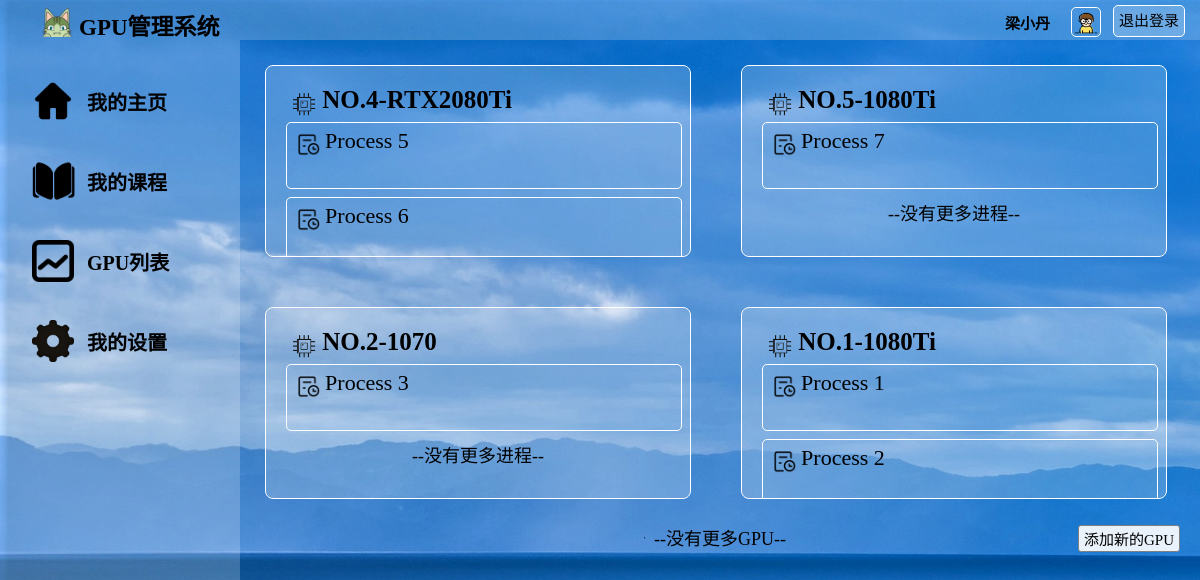
The app's page /process_teacher/ (signed in) with its own data.
### watchlist/models.py (models this page shows, shortened)
class User(db.Model, UserMixin):
    __tablename__ = 'User'
    id = db.Column(db.Integer, primary_key=True)                        # id（主键）
    username = db.Column(db.String(20))                                 # 用户名
    password_hash = db.Column(db.String(128))                           # 用户密码
    identity = db.Column(db.String(128))                                # 身份：学生or老师
    pic_path = db.Column(db.String(128), default="/static/pic/1.jpg")   # 用户头像地址
    stu_id = db.Column(db.String(20), default="未填写")                  # 学生学号
    ingrade = db.Column(db.String(20), default="未填写")                 # 学生年级
    inclass = db.Column(db.String(20), default="未填写")                 # 学生年班级

class GPU_course(db.Model):
    __tablename__ = 'GPU_course'
    id = db.Column(db.Integer, primary_key=True)  # id（主键）
    gpu_name = db.Column(db.String(50), db.ForeignKey('GPU.name'))        # gpu name
    course_name = db.Column(db.String(50), db.ForeignKey('Course.name'))  # 用户对应的课程

class Process(db.Model):
    __tablename__ = 'Process'
    id = db.Column(db.Integer, primary_key=True)                    # id（主键）
    name = db.Column(db.String(50))                                 # 程序的名称
    info = db.Column(db.String(300))                                # 程序的信息
    state = db.Column(db.String(50))                                # 是否运行完成
    result = db.Column(db.String(1000))                             # 程序的结果
    code = db.Column(db.String(10000))                              # 存储代码，方便以后编辑代码
    course_name = db.Column(db.String(50), db.ForeignKey('Course.name'))  # 程序所属的课程
    gpu_name = db.Column(db.String(50), db.ForeignKey('GPU.name'))  # 程序在哪个gpu上跑的

### watchlist/views.py (the view, shortened to what this page needs)
@app.route('/process_teacher/', methods=['GET', 'POST'])
def process_teacher():
    relations = Relation.query.filter_by(user_name=current_user.username).all()
    gpus = GPU_course.query.all()
    processes = Process.query.all()
    courses = Course.query.all()
    distinct_gpus=[]
    for r in relations:
        for c in courses:
            if c.name==r.course_name:
                for g in gpus:
                    if g.course_name==c.name:
                        distinct_gpus.append(g.gpu_name)
    distinct_gpus=list(set(distinct_gpus))
    return render_template('process_teacher.html',relations=relations,gpus=distinct_gpus,processes=processes,courses=courses)

### watchlist/__init__.py (called while the page is built)
@login_manager.user_loader
def load_user(user_id):
    from watchlist.models import User
    user = User.query.get(int(user_id))
    return user

@app.context_processor
def inject_user():
    from watchlist.models import User
    user = User.query.first()
    return dict(user=user)

### watchlist/templates/process_teacher.html (shortened to what this page needs)
<!DOCTYPE html>
<html lang="en">
<head>
	<link rel="stylesheet" href="/static/style.css" />
</head>
<body>
	<div id="container">
		<div id="header">
			<div id="logo">
				<img src="/static/pic/logo.png" alt="">
				<span>GPU管理系统</span>
			</div>
			<div id="other">
				<form form method="POST" action="/logout/">
					<a id="login_out" href="/logout/" class="button">退出登录</a>
					<div id="user_img">
						<img src="{{ current_user.pic_path }}" alt="image">
					</div>
					<div id="user_name">
						<span>{{ current_user.username }}</span>
					</div>
				</form>
			</div>
		</div>
		<div id="main">
			<div id="aside">
				<br>
				<div id="Home Page">
					<div class="asidepic">
						<img src="/static/pic/home.png" alt="">
					</div>
					<div class="asidechoices">
						<a href="/index_teacher/">我的主页</a>
					</div>
				</div>
				<div id="My courses">
					<div class="asidepic">
						<img src="/static/pic/courses.png" alt="">
					</div>
					<div class="asidechoices">
						<a href="/my_courses_teacher/">我的课程</a>
					</div>
				</div>
				<div id="Process">
					<div class="asidepic">
						<img src="/static/pic/process.png" alt="">
					</div>
					<div class="asidechoices">
						<a href="/process_teacher/">GPU列表</a>
					</div>
				</div>
				<div id="Settings">
					<div class="asidepic">
						<img src="/static/pic/settings.png" alt="">
					</div>
					<div class="asidechoices">
						<a href="/settings_teacher/">我的设置</a>
					</div>
				</div>
			</div>
			<div id="content">
				{% for g in gpus %}
				<div id="gpu_process" class="index_box">
					<a href="/GPUs/{{g[3:4]}}/">
						<div class="index_img">
							<img src="/static/pic/gpu.png" alt="">
						</div>
						{{g}}
					</a>
					{% for p in processes %}
					{% if p['gpu_name']==g %}
					<div class="index_coursebox">
						<a href="/process_teacher/{{p['id']}}/">
							<div class="index_img">
								<img src="/static/pic/process_.png" alt="">
							</div>
							{{p['name']}}
						</a>
					</div>
					{% endif %}
					{% endfor %}
					<p class="index_box_no">--没有更多进程--</p>
				</div>
				{% endfor %}
				<p class="index_box_no" style="clear:both;">--没有更多GPU--</p>
				<a id="new_notice_submit" href="/new_gpus/" class="button" style="margin-right:20px;margin-top:-35px;">
					添加新的GPU
				</a>
			</div>
		</div>
</body>
</html>

### watchlist/static/style.css (style rules this page uses)
* { margin: 0; padding: 0; font-family: "阿里巴巴普惠体", "微软雅黑"; color: black; }
html { height: 100%; background:url("pic/bg.gif") repeat-y; background-size: cover; }
#container { margin: 0; height: 100%; }
#header { height: 40px; width: 100%; position: fixed; z-index: 1000;left: 0; top: 0; }
#login_out { height: 30px; padding: 0 5px; margin:5px 15px 6px 2px; font-size:15px; line-height: 30px; float:right; background: rgba(255, 255, 255, 0.2); color:black; text-decoration: none; border:1px solid white; border-radius: 5px; }
#user_img { margin-top: 5px; margin-right: -40px padding-top: -50px; float: right; margin: 10px; height: 30px; width: 30px; }
#user_img img { margin-top:-15px; width: 95%; height:95%; border: 1px solid white; border-radius: 5px; }
#user_name { width: 80px; height: 88%; float: right; margin:1px -10px 1px 0; padding: 1px; color: black; text-align: right; }
#user_name span { font-size: 15px; font-weight: bold; }
#logo { height: 100%; width: 20%; float: left; background: rgba(255, 255, 255, 0.2); }
#logo img { float: left; margin-left: 40px; height: 85%; margin-top: 3px; }
#logo span { float: left; margin-left: 5px; margin-top: 8px; font-weight: bold; font-size: 23px; }
#other { height: 100%; width: 80%; float: left; background: rgba(255, 255, 255, 0.2); text-align: right; line-height: 40px; font-size: 20px; color: black; }
#other span { height: 80%; width: 20%; color: black; margin-right:20px; }
#main { height: auto; }
#aside { margin-top: 40px; float: left; width: 20%; height: 100%; background: rgba(255, 255, 255, 0.2); position: fixed; }
#aside div { height: 60px; margin: auto; text-align: left; margin-left: 5px; padding: 10px; }
#aside a { text-decoration: none; text-align: center; font-size: 20px; line-height: 50px; height: 60px; color: black; margin: 5px; padding: 2px; font-weight: bold; }
.asidepic { height: 80%; width: 25px; float: left; line-height: 100%; }
.asidepic img { height: 70%; margin: 2px; }
.asidechoices { height: 80%; float: left; margin:2px; padding: 2px; }
#content { float: right; width: 80%; height: 100%; overflow: auto; margin-top:40px; }
.index_box { height: 150px; width: 40%; float: left; margin: 25px; border: 1px solid white; background: rgba(255, 255, 255, 0.2); padding: 20px; font-size: 20px; border-radius: 8px; overflow: auto; }
.index_box a { font-size: 25px; text-decoration: none; color: black; font-weight: bold; }
.index_img { height: 1.5em; float: left; line-height: 100%; }
.index_img img { height: 70%; margin: 5px; }
.index_box_no { font-size: 18px; margin: 10px; text-align: center }
.index_coursebox { font-size: 22px; border: 1px solid white; height: 55px; width: 100%; border-radius: 5px; margin-top: 8px; padding: 5px; }
.index_coursebox a { font-size: 22px; color: black; font-weight: normal; }
#new_notice_submit { float: right; padding:2px 5px; margin:1px; font-size:15px; background: rgba(255, 255, 255,0.9); color:black; border-radius: 3px; text-decoration: none; border:1px solid grey; }

### records on screen
User: pic_path (picture), username "梁小丹"
GPU_course: gpu_name "NO.4-RTX2080Ti"
Process: name "Process 5"
Process: name "Process 6"
GPU_course: gpu_name "NO.5-1080Ti"
Process: name "Process 7"
GPU_course: gpu_name "NO.2-1070"
Process: name "Process 3"
GPU_course: gpu_name "NO.1-1080Ti"
Process: name "Process 1"
Process: name "Process 2"
